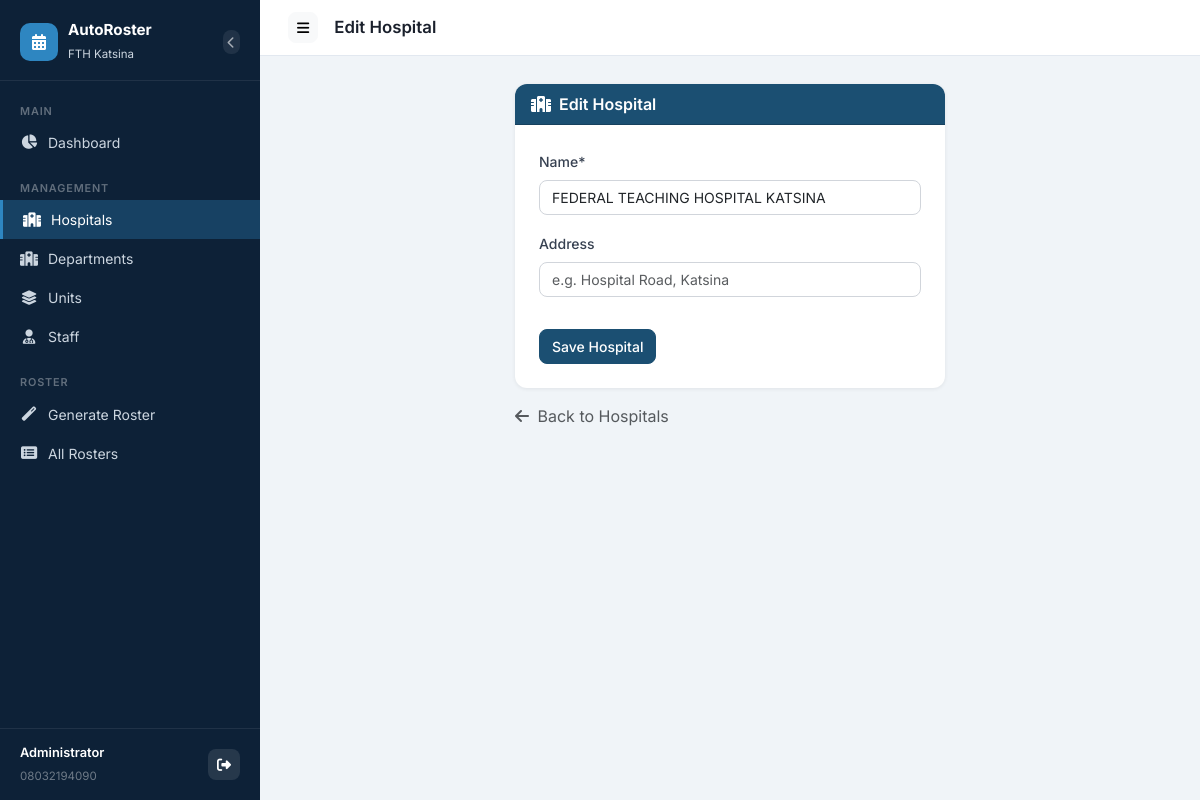
Page /hospitals/1/edit/ (signed in) on the committed database.
### accounts/models.py (models this page shows)
class User(AbstractBaseUser, PermissionsMixin):
    phone_number = models.CharField(max_length=20, unique=True)
    full_name = models.CharField(max_length=200, blank=True)
    is_active = models.BooleanField(default=True)
    is_staff = models.BooleanField(default=False)
    date_joined = models.DateTimeField(auto_now_add=True)
    objects = UserManager()
    USERNAME_FIELD = 'phone_number'
    REQUIRED_FIELDS = []
    def __str__(self):
        return self.full_name or self.phone_number

### roster/models.py (models this page shows, shortened)
class Hospital(models.Model):
    name = models.CharField(max_length=200, unique=True)
    address = models.CharField(max_length=300, blank=True)
    class Meta:
        ordering = ['name']

### roster/views.py (the view)
# urls.py: path('hospitals/<int:pk>/edit/', views.hospital_edit, name='hospital_edit'),
@login_required
def hospital_edit(request, pk):
    hospital = get_object_or_404(Hospital, pk=pk)
    form = HospitalForm(request.POST or None, instance=hospital)
    if form.is_valid():
        form.save()
        messages.success(request, 'Hospital updated.')
        return redirect('hospital_list')
    return render(request, 'roster/hospital_form.html', {'form': form, 'title': 'Edit Hospital', 'obj': hospital})

### roster/forms.py
class HospitalForm(forms.ModelForm):
    class Meta:
        model = Hospital
        fields = ['name', 'address']
        widgets = {
            'name': forms.TextInput(attrs={'class': 'form-control', 'placeholder': 'e.g. FEDERAL TEACHING HOSPITAL KATSINA'}),
            'address': forms.TextInput(attrs={'class': 'form-control', 'placeholder': 'e.g. Hospital Road, Katsina'}),
        }
    def __init__(self, *args, **kwargs):
        super().__init__(*args, **kwargs)
        self.helper = FormHelper()
        self.helper.layout = Layout(
            'name',
            'address',
            Submit('submit', 'Save Hospital', css_class='btn btn-primary mt-3'),
        )

### roster/templates/roster/hospital_form.html (shortened to what this page needs)
{% extends 'roster/base.html' %}
{% load crispy_forms_tags %}
{% block page_title %}{{ title }}{% endblock %}
{% block content %}
<div class="row justify-content-center">
  <div class="col-md-6">
    <div class="card">
      <div class="card-header" style="background:#1B4F72;color:#fff;">
        <i class="fas fa-hospital-alt me-2"></i>{{ title }}
      </div>
      <div class="card-body p-4">
        <form method="post">
          {% crispy form %}
        </form>
      </div>
    </div>
    <div class="mt-3">
      <a href="{% url 'hospital_list' %}" class="text-muted text-decoration-none">
        <i class="fas fa-arrow-left me-1"></i> Back to Hospitals
      </a>
    </div>
  </div>
</div>
{% endblock %}

### roster/templates/roster/base.html (shortened to what this page needs)
<!DOCTYPE html>
<html lang="en">
<head>
  <link href="https://cdn.jsdelivr.net/npm/bootstrap@5.3.3/dist/css/bootstrap.min.css" rel="stylesheet">
  <link href="https://cdnjs.cloudflare.com/ajax/libs/font-awesome/6.5.0/css/all.min.css" rel="stylesheet">
</head>
<body>
<nav id="sidebar">
  <div class="sidebar-brand d-flex align-items-center justify-content-between">
    <div class="d-flex align-items-center">
      <div class="sidebar-logo">
        <i class="fas fa-calendar-alt text-white"></i>
      </div>
      <div>
        <h5>AutoRoster</h5>
        <small>FTH Katsina</small>
      </div>
    </div>
    <button id="sidebarClose" class="btn btn-sm p-1 ms-2" style="background:rgba(255,255,255,0.08);color:rgba(255,255,255,0.6);line-height:1;" title="Collapse sidebar">
      <i class="fas fa-chevron-left" style="font-size:0.75rem;"></i>
    </button>
  </div>
  <div class="sidebar-nav">
    <div class="nav-section-label">Main</div>
    <a href="{% url 'dashboard' %}" class="nav-link {% if request.resolver_match.url_name == 'dashboard' %}active{% endif %}">
      <i class="fas fa-chart-pie"></i> Dashboard
    </a>
    <div class="nav-section-label mt-2">Management</div>
    <a href="{% url 'hospital_list' %}" class="nav-link {% if 'hospital' in request.resolver_match.url_name %}active{% endif %}">
      <i class="fas fa-hospital-alt"></i> Hospitals
    </a>
    <a href="{% url 'department_list' %}" class="nav-link {% if 'department' in request.resolver_match.url_name %}active{% endif %}">
      <i class="fas fa-hospital"></i> Departments
    </a>
    <a href="{% url 'unit_list' %}" class="nav-link {% if 'unit' in request.resolver_match.url_name %}active{% endif %}">
      <i class="fas fa-layer-group"></i> Units
    </a>
    <a href="{% url 'staff_list' %}" class="nav-link {% if 'staff' in request.resolver_match.url_name and 'api' not in request.resolver_match.url_name %}active{% endif %}">
      <i class="fas fa-user-md"></i> Staff
    </a>
    <div class="nav-section-label mt-2">Roster</div>
    <a href="{% url 'roster_generate' %}" class="nav-link {% if request.resolver_match.url_name == 'roster_generate' %}active{% endif %}">
      <i class="fas fa-magic"></i> Generate Roster
    </a>
    <a href="{% url 'roster_list' %}" class="nav-link {% if request.resolver_match.url_name == 'roster_list' %}active{% endif %}">
      <i class="fas fa-list-alt"></i> All Rosters
    </a>
  </div>
  <div class="sidebar-footer">
    <div class="d-flex align-items-center justify-content-between">
      <div>
        <div style="color:#fff;font-size:.8rem;font-weight:600;">{{ request.user }}</div>
        <small style="color:rgba(255,255,255,0.4);">{{ request.user.phone_number }}</small>
      </div>
      <a href="{% url 'logout' %}" class="btn btn-sm" style="background:rgba(255,255,255,0.1);color:#fff;" title="Logout">
        <i class="fas fa-sign-out-alt"></i>
      </a>
    </div>
  </div>
</nav>
<div id="main-content">
  <div class="topbar">
    <div class="d-flex align-items-center gap-3">
      <button class="btn btn-sm btn-light" id="sidebarToggle" title="Toggle sidebar">
        <i class="fas fa-bars"></i>
      </button>
      <span class="topbar-title">{% block page_title %}Dashboard{% endblock %}</span>
    </div>
  </div>
  <div class="page-content">
    {% block content %}{% endblock %}
  </div>
</div>
</body>
</html>

### roster/templates/roster/base.html (style rules this page uses)
:root { --sidebar-width: 260px; --primary: #1B4F72; --primary-dark: #154360; --accent: #2E86C1; --sidebar-bg: #0d2137; --sidebar-text: #ccd6e0; --sidebar-hover: rgba(46,134,193,0.18); --sidebar-active: rgba(46,134,193,0.32); }
* { font-family: 'Inter', sans-serif; }
body { background: #f0f4f8; min-height: 100vh; }
#sidebar { width: var(--sidebar-width); min-height: 100vh; background: var(--sidebar-bg); position: fixed; top: 0; left: 0; z-index: 1000; display: flex; flex-direction: column; transition: transform 0.3s ease; }
.sidebar-brand { padding: 20px 20px 16px; border-bottom: 1px solid rgba(255,255,255,0.08); }
.sidebar-brand h5 { color: #fff; font-weight: 700; font-size: 0.95rem; margin: 0; line-height: 1.3; }
.sidebar-brand small { color: var(--sidebar-text); font-size: 0.72rem; }
.sidebar-logo { width: 38px; height: 38px; background: var(--accent); border-radius: 10px; display: flex; align-items: center; justify-content: center; margin-right: 10px; flex-shrink: 0; }
.sidebar-nav { padding: 12px 0; flex: 1; overflow-y: auto; }
.nav-section-label { color: rgba(255,255,255,0.35); font-size: 0.68rem; font-weight: 600; text-transform: uppercase; letter-spacing: 0.08em; padding: 10px 20px 4px; }
.sidebar-nav .nav-link { color: var(--sidebar-text); padding: 9px 20px; border-radius: 0; font-size: 0.875rem; display: flex; align-items: center; gap: 10px; transition: all 0.18s; }
.sidebar-nav .nav-link.active { background: var(--sidebar-active); color: #fff; border-left: 3px solid var(--accent); }
.sidebar-nav .nav-link i { width: 18px; text-align: center; font-size: 0.9rem; }
.sidebar-footer { padding: 14px 20px; border-top: 1px solid rgba(255,255,255,0.08); }
.sidebar-footer small { color: rgba(255,255,255,0.3); font-size: 0.72rem; }
#main-content { margin-left: var(--sidebar-width); min-height: 100vh; display: flex; flex-direction: column; }
.topbar { background: #fff; border-bottom: 1px solid #e2e8f0; padding: 12px 28px; display: flex; align-items: center; justify-content: space-between; position: sticky; top: 0; z-index: 500; }
.topbar-title { font-weight: 600; color: #1a202c; font-size: 1.05rem; }
.page-content { padding: 28px; flex: 1; }
.card { border: none; border-radius: 12px; box-shadow: 0 1px 4px rgba(0,0,0,0.07); }
.card-header { border-radius: 12px 12px 0 0 !important; font-weight: 600; }
.btn { border-radius: 8px; font-size: 0.875rem; font-weight: 500; }
.btn-primary { background: var(--primary); border-color: var(--primary); }
.form-label { font-weight: 500; font-size: 0.875rem; color: #374151; }
.form-control, .form-select { border-radius: 8px; font-size: 0.875rem; border-color: #d1d5db; }
#sidebar { transition: transform 0.3s ease; }
#main-content { transition: margin-left 0.3s ease; }

### rows in the picture
User: user "Administrator", user.phone_number "08032194090"
Hospital: name "FEDERAL TEACHING HOSPITAL KATSINA"

### other values in the picture
{{ title }} "Edit Hospital"
